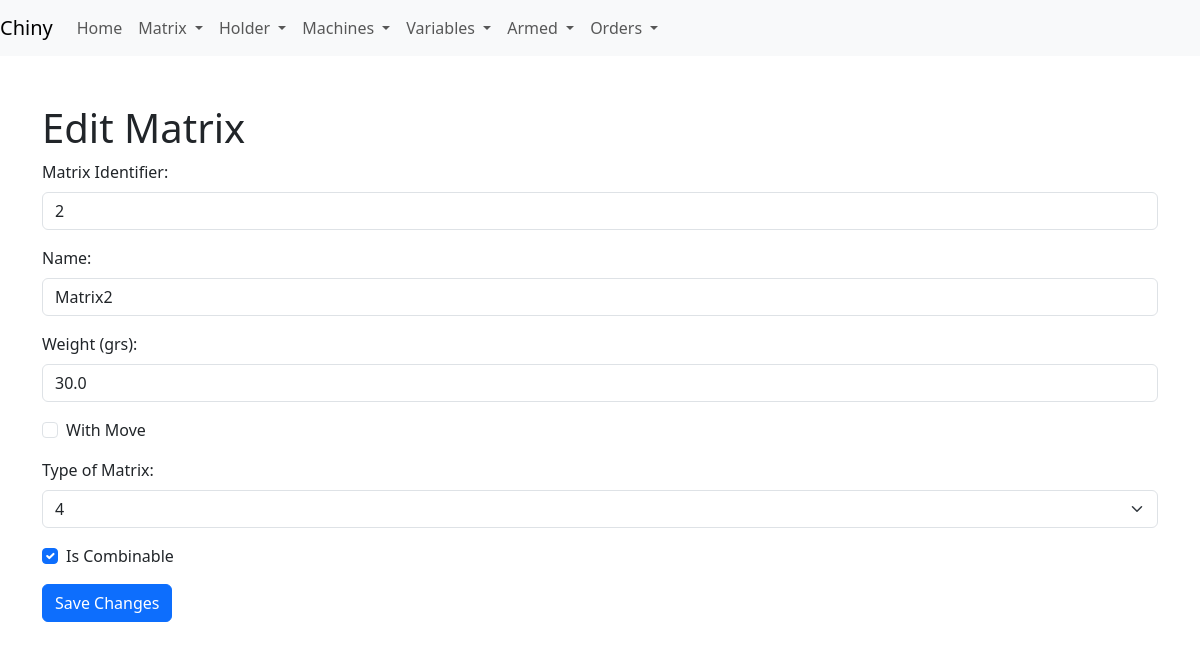
The page /edit_matrix/2 on the database its author committed.
### app/models.py (models this page shows)
class Matrix(db.Model):
    __tablename__ = 'matrix'
    id = db.Column(db.Integer, primary_key=True)
    identifier = db.Column(db.String(5), nullable=False, unique=True)
    measuresmatrix_id = db.Column(db.Integer, db.ForeignKey('measuresmatrix.id'), nullable=False)
    name = db.Column(db.String(120), nullable=False)
    weight_total_grs = db.Column(db.Float, nullable=False)
    with_move = db.Column(db.Boolean, default=False)
    is_combinable = db.Column(db.Boolean, default=True)
    type_matrix = db.Column(db.Integer, nullable=False, default=4)
    sector_id = db.Column(db.Integer, db.ForeignKey('sector.id'), nullable=True)  # Clave foránea que apunta a Sector
    cavities = db.relationship('Cavity', backref='matrix', lazy=True)
    is_available = db.Column(db.Boolean, default=True)

### app/routes.py (the view, shortened to what this page needs)
@app.route('/edit_matrix/<int:matrix_id>', methods=['GET', 'POST'])
def edit_matrix(matrix_id):
    matrix = Matrix.query.get_or_404(matrix_id)
    return render_template('edit_matrix.html', matrix=matrix)

### app/templates/edit_matrix.html (shortened to what this page needs)
<!DOCTYPE html>
<html lang="en">
<head>
    <link rel="stylesheet" href="{{ url_for('static', filename='css/bootstrap.min.css') }}">
</head>
<body>
    {% include 'navbar.html' %}
    <div class="container mt-5">
        <h1>Edit Matrix</h1>
        <form method="POST" action="{{ url_for('edit_matrix', matrix_id=matrix.id) }}">
            <div class="mb-3">
                <label for="identifier" class="form-label">Matrix Identifier:</label>
                <input type="text" class="form-control" id="identifier" name="identifier" value="{{ matrix.identifier }}" required>
            </div>
            <div class="mb-3">
                <label for="name" class="form-label">Name:</label>
                <input type="text" class="form-control" id="name" name="name" value="{{ matrix.name }}" required>
            </div>
            <div class="mb-3">
                <label for="weight_total_grs" class="form-label">Weight (grs):</label>
                <input type="number" class="form-control" id="weight_total_grs" name="weight_total_grs" value="{{ matrix.weight_total_grs }}" required>
            </div>
            <div class="form-check mb-3">
                <input type="checkbox" class="form-check-input" id="with_move" name="with_move" {% if matrix.with_move %}checked{% endif %}>
                <label class="form-check-label" for="with_move">With Move</label>
            </div>
	    <div class="mb-3">
    <label for="type_matrix" class="form-label">Type of Matrix:</label>
    <select class="form-select" id="type_matrix" name="type_matrix" required>
        <option value="4" {% if matrix.type_matrix == 4 %}selected{% endif %}>4</option>
    </select>
</div>
            <div class="form-check mb-3">
                <input type="checkbox" class="form-check-input" id="is_combinable" name="is_combinable" {% if matrix.is_combinable %}checked{% endif %}>
                <label class="form-check-label" for="is_combinable">Is Combinable</label>
            </div>
            <input type="submit" class="btn btn-primary" value="Save Changes">
        </form>
    </div>
</body>
</html>

### rows shown on the page
Matrix: identifier "2", name "Matrix2", weight_total_grs "30.0", type_matrix "4", is_combinable "☑"
